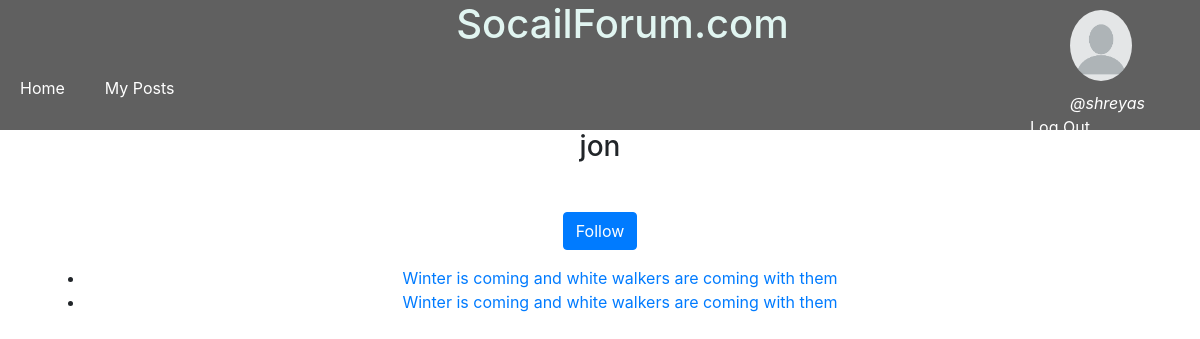
The app's page /profiles/jon/ (signed in) with its own data.
### posts/models.py (models this page shows, shortened)
class Post(models.Model):
	title		=models.CharField(max_length=200)
	text		=models.TextField()
	user 		=models.ForeignKey(User,default=1)
	image		=models.ImageField(blank=True,null=True,upload_to="image/Post")
	upvotes		=models.IntegerField(default=0)
	slug		=models.SlugField(null=True,blank=True)
	timestamp	=models.DateTimeField(auto_now_add=True)
	updated		=models.DateTimeField(auto_now=True)

### profiles/views.py (the view)
# urls.py: url(r'^(?P<username>[\w-]+)/$',ProfileDetailView.as_view(),name="user_detail"),
class ProfileDetailView(DetailView):
	template_name='profiles/user_detail.html'
	def get_object(self):
		username=self.kwargs.get("username")
		if username is None:
			raise Http404
		return get_object_or_404(User,username__iexact=username,is_active=True)
	def get_context_data(self,*args,**kwargs):
		context=super(ProfileDetailView,self).get_context_data(*args,**kwargs)
		user=context['user']
		is_following=False
		if user.profile in self.request.user.is_following.all():
			is_following=True
			context['is_following']=is_following
		return context

### profiles/templates/profiles/user_detail.html (shortened to what this page needs)
{% extends "base.html" %}
	{% block content %}
	<h3>{{user.username}}</h3><br>
	<p>
		{% include 'profiles/snippets/follow_snippet.html' with username=user.username is_following=is_following %}
	</p>
		<ul>
			{% for post in user.post_set.all %}
				<li>
					<a href="{% url 'posts:details' slug=post.slug %}">{{post.title}}</a>
				</li>
			{% endfor %}
		</ul>
	{% endblock content %}

### templates/snippets/header.html (shortened to what this page needs)
{%  load static %}
<div class="topnav" style="background-color: #606060" >
<div class="row">
<div class="col">
<div style="text-align: center;">
<h1 style="color: #E1F5F1;margin-left: 250px" >SocailForum.com</h1>
</div>
<div class="nav">
		<a  style=" text-decoration: none;padding: 20px; color: white" href="{% url 'home' %}"> Home </a>
		<a style="text-decoration: none;padding:20px; color: white"  href="{% url 'posts:my_posts'  %}">My Posts</a>
	</div>
</div>
<div class="col-sm-2">
	{% if request.user.is_authenticated %}
<div class="row" style="height:70%">
	<img  src='{% static "profiles/profile.png" %}' class="rounded-circle"  alt="my img" style="width: 40%;height: 100% ; padding: 10px;margin-right: 20px;margin-left: 50px">
</div>
<div class="row" >
<i style="color: #FFF;margin-left: 60px;	" > @{{request.user.username}}</i>
<a  style="margin-left: 20px;color: white" href="{% url 'login' %}" >Log Out</a>
{%else%}
<div style="align-self: center;">
	<a  style="padding:20px; color: white ; float: right" href="{% url 'login' %}"> Login </a>
</div>
{% endif %}
</div>
</div>
</div>
</div>

### records on screen
Post: title "Winter is coming and white walkers are coming with them"
Post: title "Winter is coming and white walkers are coming with them"

### other values on screen
{{ request.user.username }} "shreyas"
{{ user.username }} "jon"
